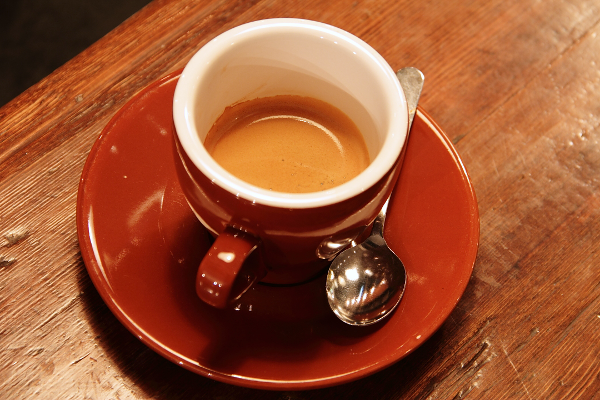
#> input picture skimage.data.coffee(), 600 x 400 px
$ jupyter execute --allow-errors test.ipynb
#> lines starting #> are read from the running program, lines starting #| are printed output that depends on the picture; after the words box and inside, x2 and y2 are one past the last pixel; in counts of white or black regions, pixels touching at a corner belong together; pictures that were not available may be replaced by others from this repository, and a replacement may not be noted
#> (a cell that did not finish here is left out)

[cell 2]
# coding=utf-8

import matplotlib.pyplot as plt
from skimage import data,draw,color,transform,feature

#加载图片，转换成灰度图并检测边缘
image_rgb = data.coffee()[0:220, 160:420] #裁剪原图像，不然速度非常慢
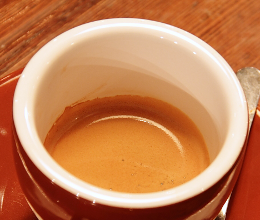
#> image_rgb: shape (220, 260, 3); mean R, G, B 197.7, 128.3, 85.1
image_gray = color.rgb2gray(image_rgb)
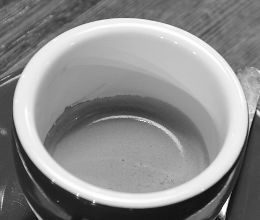
#> image_gray: shape (220, 260) float64; min 0.044, max 1, mean 0.549
edges = feature.canny(image_gray, sigma=2.0, low_threshold=0.55, high_threshold=0.8)
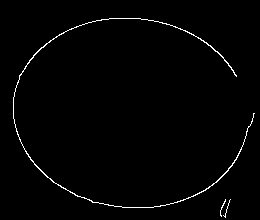
#> edges: shape (220, 260) bool; 1.4% white in thin lines or dots, all inside (x1, y1, x2, y2) = (13, 18, 255, 218)

#执行椭圆变换
result =transform.hough_ellipse(edges, accuracy=20, threshold=250,min_size=100, max_size=120)
result.sort(order='accumulator') #根据累加器排序

#估计椭圆参数
best = list(result[-1])  #排完序后取最后一个
#> best = [281, 112.5, 130.5, 116.6, 94.09, 1.68]
yc, xc, a, b = [int(round(x)) for x in best[1:5]]
#> yc = 112; xc = 130; a = 117; b = 94
orientation = best[5]
#> orientation = 1.68

#在原图上画出椭圆
cy, cx =draw.ellipse_perimeter(yc, xc, a, b, orientation)
#> cy = 606 values, max 206 at index 145, min 17 at index 0, mean 111.5; cx = 606 values, max 247 at index 439, min 12 at index 136, mean 129.5
image_rgb[cy, cx] = (0, 0, 255) #在原图中用蓝色表示检测出的椭圆
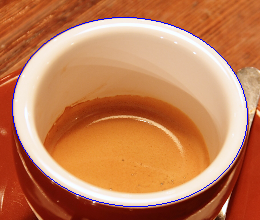
#> image_rgb: shape (220, 260, 3); 1.05% of pixels changed, all inside (x1, y1, x2, y2) = (12, 17, 248, 207)

# #分别用白色表示canny边缘，用红色表示检测出的椭圆，进行对比
# edges = color.gray2rgb(edges)
# edges[cy, cx] = (250, 0, 0)

fig2, (ax1, ax2) = plt.subplots(ncols=2, nrows=1, figsize=(8, 4))

ax1.set_title('Original picture')
ax1.imshow(image_rgb)

ax2.set_title('Detect result')
ax2.imshow(edges)

plt.show()

[cell 3]
import skimage
import matplotlib.pyplot as plt
#读取图片
image = skimage.io.imread('testdata/0859.jpg')
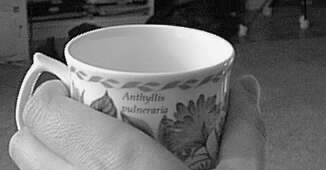
#> input picture testdata/0859.png, 326 x 170 px, given in place of 0859.jpg, which was not available
#> image is the input picture: shape (170, 326, 3); min 2, max 249, mean 111.4

#二值化
image = skimage.color.rgb2gray(image)
#> image: shape (170, 326) float64

#边缘检测
image = skimage.feature.canny(image)
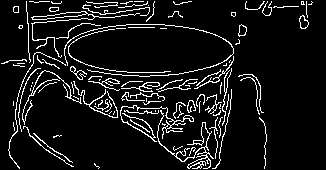
#> image: shape (170, 326) bool; 8.7% white in thin lines or dots

image = image[0:200,200:450]
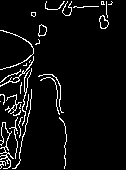
#> image: shape (170, 126) bool; 5.5% white in thin lines or dots, all inside (x1, y1, x2, y2) = (0, 1, 113, 169)
#预览
plt.imshow(image)
import matplotlib.pyplot as plt
from skimage import data,draw,color,transform,feature
plt.show()
